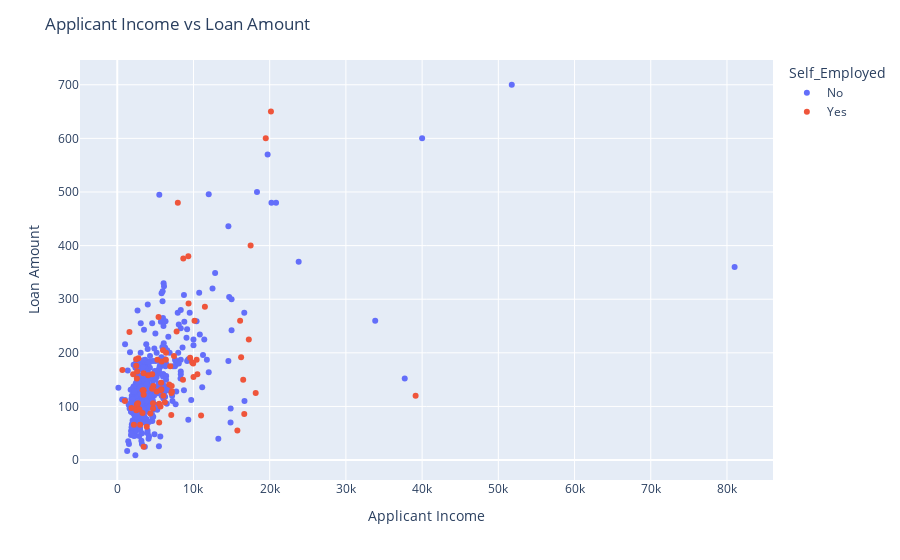

The code cell stored with this chart in its notebook:
### Code cell
# plot a scatter plot of the income and loan amount with a color based on self employed status
fig = px.scatter(df, x='ApplicantIncome', y='LoanAmount', color='Self_Employed')
fig.update_layout(title='Applicant Income vs Loan Amount', xaxis_title='Applicant Income', yaxis_title='Loan Amount')
fig.show()

### Figure 1 — Plotly figure (JSON) as saved in the notebook; plotly's stock layout.template omitted (floating-point values rounded to 4 significant figures; data arrays with more than 128 entries replaced by an {"elided": "..."} marker saying what was removed)
{"data": [{"hovertemplate": "Self_Employed=No<br>ApplicantIncome=%{x}<br>LoanAmount=%{y}<extra></extra>", "legendgroup": "No", "marker": {"color": "#636efa", "symbol": "circle"}, "mode": "markers", "name": "No", "orientation": "v", "showlegend": true, "type": "scatter", "x": {"elided": "500 int values"}, "xaxis": "x", "y": {"elided": "500 int values"}, "yaxis": "y"}, {"hovertemplate": "Self_Employed=Yes<br>ApplicantIncome=%{x}<br>LoanAmount=%{y}<extra></extra>", "legendgroup": "Yes", "marker": {"color": "#EF553B", "symbol": "circle"}, "mode": "markers", "name": "Yes", "orientation": "v", "showlegend": true, "type": "scatter", "x": [3000, 5417, 9560, 4692, 4695, 11500, 2609, 7100, 1875, 5266, 1000, 3333, 2395, 7451, 10513, 20166, 3459, 3316, 6950, 2577, 4344, 39147, 2178, 674, 11000, 7787, 5703, 4735, 6400, 3463, 6250, 6050, 2583, 16250, 5166, 4053, 2600, 5746, 10000, 8666, 5818, 9833, 5503, 2500, 5500, 6822, 15759, 9323, 7167, 7441, 3867, 1600, 8624, 10416, 7142, 3466, 2769, 7085, 2083, 3450, 2500, 16525, 16667, 4583, 17263, 2895, 2479, 5677, 7948, 17500, 18165, 6633, 10139, 19484, 5800, 2726, 6000, 9357, 16120, 6383, 9963, 4583], "xaxis": "x", "y": [66, 267, 191, 106, 96, 286, 165, 125, 97, 187, 110, 130, null, null, 160, 650, 25, 88, 175, 152, 87, 120, 66, 168, 83, 240, 130, 138, 200, 122, 108, 120, 104, 192, 128, 158, 99, 144, 155, 376, 184, 182, 70, 176, 105, 141, 55, 380, 128, 194, 62, 239, 150, 187, 138, 130, 190, 84, 160, 162, 93, 150, 86, 160, 225, 95, 188, 100, 480, 400, 125, null, 260, 600, 132, 106, 205, 292, 260, 187, 180, 133], "yaxis": "y"}], "layout": {"legend": {"title": {"text": "Self_Employed"}, "tracegroupgap": 0}, "margin": {"t": 60}, "title": {"text": "Applicant Income vs Loan Amount"}, "xaxis": {"anchor": "y", "domain": [0, 1], "title": {"text": "Applicant Income"}}, "yaxis": {"anchor": "x", "domain": [0, 1], "title": {"text": "Loan Amount"}}}}
